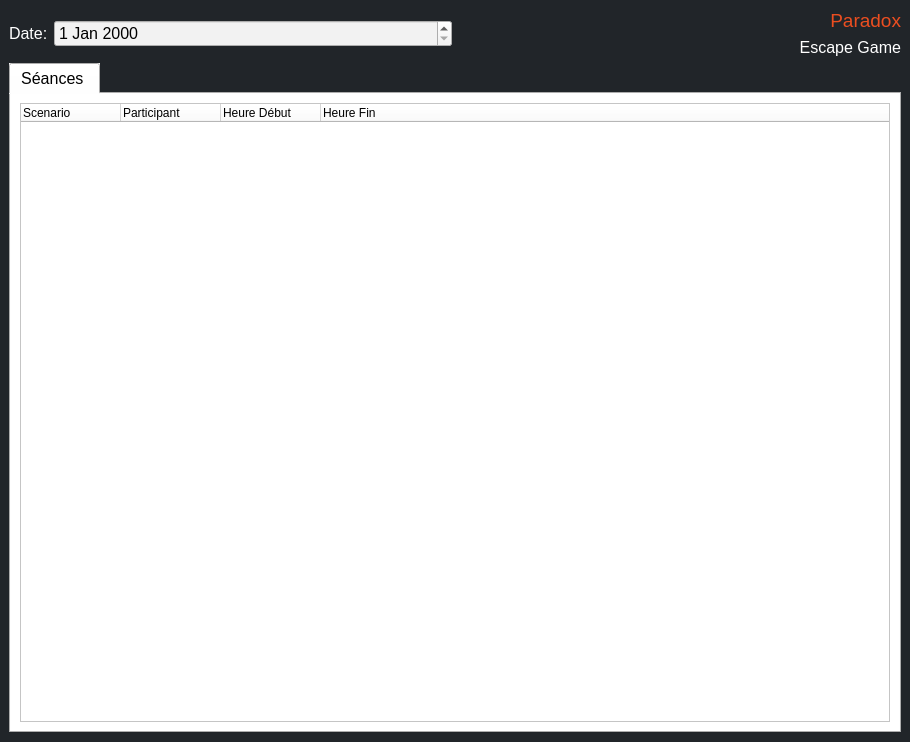
<?xml version="1.0" encoding="UTF-8"?>
<ui version="4.0">
 <class>MainWindow</class>
 <widget class="QMainWindow" name="MainWindow">
  <property name="geometry">
   <rect>
    <x>0</x>
    <y>0</y>
    <width>910</width>
    <height>742</height>
   </rect>
  </property>
  <property name="windowTitle">
   <string>MainWindow</string>
  </property>
  <property name="styleSheet">
   <string notr="true"/>
  </property>
  <widget class="QWidget" name="centralwidget">
   <property name="autoFillBackground">
    <bool>false</bool>
   </property>
   <property name="styleSheet">
    <string notr="true">background-color: #212529;
</string>
   </property>
   <layout class="QVBoxLayout" name="verticalLayout_4">
    <item>
     <layout class="QHBoxLayout" name="horizontalLayoutTop">
      <item>
       <layout class="QFormLayout" name="formLayout">
        <property name="formAlignment">
         <set>Qt::AlignLeading|Qt::AlignLeft|Qt::AlignVCenter</set>
        </property>
        <item row="0" column="0">
         <widget class="QLabel" name="dateLabel">
          <property name="font">
           <font>
            <pointsize>12</pointsize>
           </font>
          </property>
          <property name="autoFillBackground">
           <bool>false</bool>
          </property>
          <property name="styleSheet">
           <string notr="true">color: #ffffff</string>
          </property>
          <property name="text">
           <string>Date:</string>
          </property>
         </widget>
        </item>
        <item row="0" column="1">
         <widget class="QDateEdit" name="dateEdit">
          <property name="font">
           <font>
            <pointsize>12</pointsize>
           </font>
          </property>
          <property name="styleSheet">
           <string notr="true">background-color: #f2f2f2</string>
          </property>
         </widget>
        </item>
       </layout>
      </item>
      <item>
       <layout class="QVBoxLayout" name="verticalLayout">
        <item>
         <widget class="QLabel" name="paradoxLabel">
          <property name="font">
           <font>
            <pointsize>14</pointsize>
           </font>
          </property>
          <property name="styleSheet">
           <string notr="true">color: #EC4E20</string>
          </property>
          <property name="text">
           <string>Paradox</string>
          </property>
          <property name="alignment">
           <set>Qt::AlignRight|Qt::AlignTrailing|Qt::AlignVCenter</set>
          </property>
         </widget>
        </item>
        <item>
         <widget class="QLabel" name="escapeGameLabel">
          <property name="font">
           <font>
            <pointsize>12</pointsize>
           </font>
          </property>
          <property name="styleSheet">
           <string notr="true">color: #ffffff</string>
          </property>
          <property name="text">
           <string>Escape Game</string>
          </property>
          <property name="alignment">
           <set>Qt::AlignRight|Qt::AlignTrailing|Qt::AlignVCenter</set>
          </property>
         </widget>
        </item>
       </layout>
      </item>
     </layout>
    </item>
    <item>
     <layout class="QHBoxLayout" name="horizontalLayoutBottom">
      <item>
       <widget class="QTabWidget" name="horizontal_tab">
        <property name="enabled">
         <bool>true</bool>
        </property>
        <property name="font">
         <font>
          <pointsize>12</pointsize>
         </font>
        </property>
        <property name="autoFillBackground">
         <bool>false</bool>
        </property>
        <property name="styleSheet">
         <string notr="true">background-color: #f2f2f2;</string>
        </property>
        <property name="currentIndex">
         <number>0</number>
        </property>
        <widget class="QWidget" name="tab">
         <property name="styleSheet">
          <string notr="true">background-color: #ffffff;</string>
         </property>
         <attribute name="title">
          <string>Séances </string>
         </attribute>
         <layout class="QVBoxLayout" name="verticalLayout_3">
          <item>
           <widget class="QTreeWidget" name="booking">
            <property name="sizePolicy">
             <sizepolicy hsizetype="Expanding" vsizetype="Expanding">
              <horstretch>0</horstretch>
              <verstretch>0</verstretch>
             </sizepolicy>
            </property>
            <property name="styleSheet">
             <string notr="true">width : 100%</string>
            </property>
            <column>
             <property name="text">
              <string>Scenario</string>
             </property>
            </column>
            <column>
             <property name="text">
              <string>Participant</string>
             </property>
            </column>
            <column>
             <property name="text">
              <string>Heure Début</string>
             </property>
            </column>
            <column>
             <property name="text">
              <string>Heure Fin</string>
             </property>
            </column>
           </widget>
          </item>
         </layout>
        </widget>
       </widget>
      </item>
     </layout>
    </item>
   </layout>
  </widget>
 </widget>
 <resources/>
 <connections/>
</ui>
